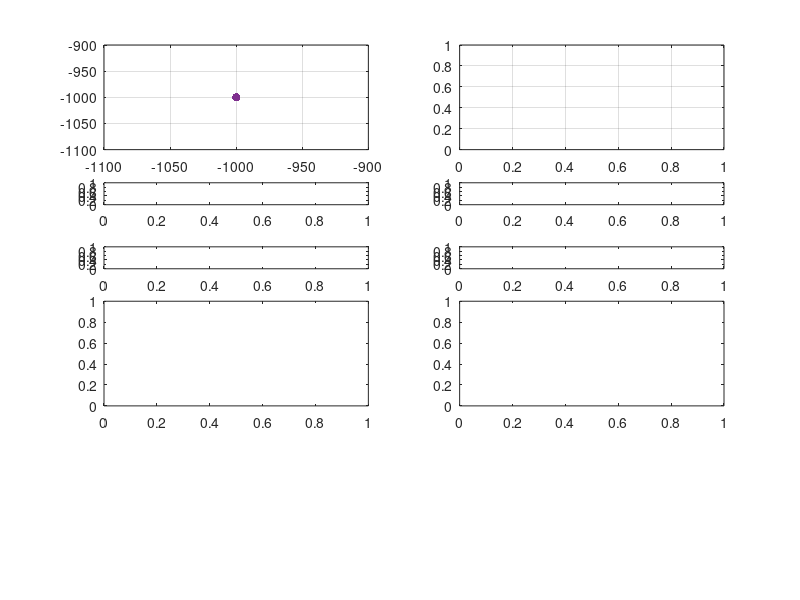

The MATLAB source for this figure: (Note: this script raises an error after producing the figure.)
%% %%%%% SET UP %%%%%%%%%%%%%%%%%%%%%%%%%%%%%%%%%%%%%%%%%%%%%%%%%%%%%%%%%%%
clear('all'); close('all'); addpath('../lib','../libmodels');

hname = pwd;

%% %%%%% SET UP MODELS %%%%%%%%%%%%%%%%%%%%%%%%%%%%%%%%%%%%%%%%%%%%%%%%%%%%
runintmax = 120;
tind = 6;

odesolver = @ode23s;
odeoptions = odeset();

%% %%%%% SET UP MODELS %%%%%%%%%%%%%%%%%%%%%%%%%%%%%%%%%%%%%%%%%%%%%%%%%%%%
model{1}.modelid = 'uber_or';
model{1}.Y0 = zeros(25,1);
model{1}.f = @(T, Y, X, Z) uber_or(T, Y, [X(2:9), X(2:9)], X(11:18), X(20:25), X(26:31), [X(10), X(19), Z(1), Z(2), X(44), X(32)], X(33:43), X(45:55));
model{1}.m1idx =  9;
model{1}.p1idx = 11;

model{2}.modelid = 'frag_or';
model{2}.Y0 = zeros(25,1);
model{2}.f = @(T, Y, X, Z) frag_or(T, Y, [X(2:9), X(2:9)], X(11:18), X(20:25), X(26:31), [ Z(1), Z(2), X(10), X(19), X(42)], X(32:41), X(43:53));
model{2}.m1idx = 14;
model{2}.p1idx = 16;

model{3}.modelid = 'sqtr_or';
model{3}.Y0 = zeros(23,1);
model{3}.f = @(T, Y, X, Z) sqtr_or(T, Y, [X(2:9), X(2:9)], X(11:18), X(20:25), X(26:31), [X(10), X(19), Z( 1), Z( 2), X(40), X(32)], X(33:39), X(41:51));
model{3}.m1idx =  9;
model{3}.p1idx = 11;

model{4}.modelid = 'op_or';
model{4}.Y0 = zeros(20,1);
model{4}.f = @(T, Y, X, Z) op_or(T, Y, [X(2:9), X(2:9)], X(11:18), X(20:25), X(26:31), [X(10), X(19), Z(1), Z(2), X(32)], [], X(33:43));
model{4}.m1idx =  9;
model{4}.p1idx = 11;

model{5}.modelid = 'var_frag_or';
model{5}.Y0 = zeros(25,1);
model{5}.f = @(T, Y, X, Z) var_frag_or(T, Y, [X(2:9), X(2:9)], X(11:18), X(20:25), X(26:31), [ Z(1), Z(2), X(10), X(19), X(42)], X(32:41), X(43:53));
model{5}.m1idx = 14;
model{5}.p1idx = 16;

model{6}.modelid = 'ortho_op_or';
model{6}.Y0 = zeros(20,1);
model{6}.f = @(T, Y, X, Z) ortho_op_or(T, Y, [X(2:9), X(2:9)], X(11:18), X(20:25), X(26:31), [X(10), X(19), Z(1), Z(2), X(32)], [], X(33:43));
model{6}.m1idx =  9;
model{6}.p1idx = 11;

%% %%%%% CHOOSE MODELS TO SIMULATE %%%%%%%%%%%%%%%%%%%%%%%%%%%%%%%%%%%%%%%%
topo{1}(1) = 1; mlim(1,:) = [0.995, 1.005]; plim(1,:) = [0.9, 1.1]; controllername{1}{1} = 'UBER-OR';
topo{1}(2) = 3; mlim(2,:) = [0.995, 1.005]; plim(2,:) = [0.9, 1.1]; controllername{1}{2} = 'SQTR-OR';
topo{1}(3) = 4; mlim(3,:) = [0.995, 1.005]; plim(3,:) = [0.9, 1.1]; controllername{1}{3} = 'OP-OR';

%% %%%%% ITERATE TOPOLOGIES %%%%%%%%%%%%%%%%%%%%%%%%%%%%%%%%%%%%%%%%%%%%%%%
for t = 1:length(topo)
    
    topo{t}
    
    fplot = figure('Units', 'centimeters', 'Position', [5 5 30 30]); legendnames = [];
    
    sp{1} = subplot(8, 2, [1, 3]); box('on'); hold('on'); grid('on'); % pbaspect([1 1 1]);
    sp{2} = subplot(8, 2, [2, 4]); box('on'); hold('on'); grid('on'); % pbaspect([1 1 1]);
    sp{3} = subplot(8, 2, 5); hold('on'); box('on');
    sp{4} = subplot(8, 2, 6); hold('on'); box('on');
    sp{5} = subplot(8, 2, 7); hold('on'); box('on');
    sp{6} = subplot(8, 2, 8); hold('on'); box('on');
    sp{7} = subplot(8, 2, [ 9, 11]); box('on'); hold('on');
    sp{8} = subplot(8, 2, [10, 12]); box('on'); hold('on');
    
    cmap = lines(7);
    cmap = [0.5 0.5 0.5; cmap([3:4],:)];
    
    % add legend
    for m = 1:length(topo{t})
        scatter(sp{1}, -1e3, -1e3, 'o', 'MarkerFaceColor', cmap(m,:), 'MarkerEdgeColor', 'none', 'MarkerFaceAlpha', 1);
    end
    
    for m = 1:length(topo{t})
                
        % make submodel
        submodel = model{topo{t}(m)}
        
        %% %%%%% PLOT ALL OUTPUTS %%%%%%%%%%%%%%%%%%%%%%%%%%%%%%%%%%%%%%%%%
        
        % load performance metrics
        load(['model_',submodel.modelid,'_different_metrics.mat'], 'couplingsort', 'coupling2dscore', 'proteinfinaloutput');
        couplingsort = couplingsort(1:200);
        coupling2dscore = coupling2dscore(1:200);
        proteinfinaloutput = proteinfinaloutput(1:200);
        
        scatter(sp{1}, couplingsort, coupling2dscore, 'o', 'MarkerFaceColor', cmap(m,:), 'MarkerEdgeColor', 'none', 'MarkerFaceAlpha', 1); % 0.33);
        set(sp{1}, 'YScale', 'log', 'XLim', [1, length(couplingsort)], 'XTick', [1, length(couplingsort)], 'YLim', [1e-3, 1e0]);
        xlabel(sp{1}, 'Design index (sorted)');
        ylabel(sp{1}, '2D score');
        scatter(sp{2}, proteinfinaloutput, coupling2dscore, 'o', 'MarkerFaceColor', cmap(m,:), 'MarkerEdgeColor', 'none', 'MarkerFaceAlpha', 1); % 0.33);
        set(sp{2}, 'XScale', 'log', 'YScale', 'log', 'XLim', [1e3, 1e6], 'YLim', [1e-3, 1e0]);
        xlabel(sp{2}, 'Final protein output (nM)');
        ylabel(sp{2}, '2D score');
        
        %% %%%%% SIMULATE PERFORMANCE %%%%%%%%%%%%%%%%%%%%%%%%%%%%%%%%%%%%%
        
        % load parameters
        load(['model_',submodel.modelid,'_best_controllers.mat'], 'bestX0');
        
        % select best parameters
        X = bestX0(1,:);
        
        % make ode functions
        f_0 = @(T, Y) submodel.f(T, Y, X, [   0,    0]);
        f_1 = @(T, Y) submodel.f(T, Y, X, [X(1),    0]);
        f_2 = @(T, Y) submodel.f(T, Y, X, [X(1), X(1)]);
        
        % simulate odes
        [T_0, Y_0] = odesolver(f_0, [- runintmax, 0], submodel.Y0, odeoptions);
        [T_0, Y_0] = odesolver(f_1, [- runintmax, 0], Y_0(end,:)', odeoptions);
        [T_1, Y_1] = odesolver(f_1, [0, tind], Y_0(end,:)', odeoptions);
        [T_2, Y_2] = odesolver(f_2, [max(T_1) + (1e-6), max(T_1) + 3*tind], Y_1(end,:)', odeoptions);
        T = [T_0; T_1; T_2];
        Y = [Y_0; Y_1; Y_2];
        
        hold(sp{2*m - 1}, 'on');
        if m == 1
            plot(sp{3}, T, Y(:,submodel.m1idx)./Y_1(end,submodel.m1idx), ':', 'Color', cmap(m,:), 'LineWidth', 2);
            plot(sp{5}, T, Y(:,submodel.m1idx)./Y_1(end,submodel.m1idx), ':', 'Color', cmap(m,:), 'LineWidth', 2);
        else
            plot(sp{2*m - 1}, T, Y(:,submodel.m1idx)./Y_1(end,submodel.m1idx), '-', 'Color', cmap(m,:), 'LineWidth', 2);
            set(sp{2*m - 1}, 'YLim', mlim(m,:), 'XLim', [0 max(T)]);
            ylabel(sp{2*m - 1}, '\Delta TX');
            set(sp{2*m - 1}, 'XTick', []);
        end
        if 2*m - 1 == 5
            set(sp{2*m - 1}, 'XTick', [0:12:max(T)]);
            xlabel(sp{2*m - 1}, 'Time (h)');
        end
        
        hold(sp{2*m}, 'on');
        if m == 1
            plot(sp{4}, T, Y(:,submodel.p1idx)./Y_1(end,submodel.p1idx), ':', 'Color', cmap(m,:), 'LineWidth', 2);
            plot(sp{6}, T, Y(:,submodel.p1idx)./Y_1(end,submodel.p1idx), ':', 'Color', cmap(m,:), 'LineWidth', 2);
        else
            plot(sp{2*m}, T, Y(:,submodel.p1idx)./Y_1(end,submodel.p1idx), '-', 'Color', cmap(m,:), 'LineWidth', 2);
            set(sp{2*m}, 'YLim', plim(m,:), 'XLim', [0, max(T)]);
            ylabel(sp{2*m}, '\Delta TL');
            set(sp{2*m}, 'XTick', []);
        end
        if 2*m == 6
            set(sp{2*m}, 'XTick', [0:12:max(T)]);
            xlabel(sp{2*m}, 'Time (h)');
        end
        
        bar(sp{7}, m, Y(end, submodel.m1idx), 'FaceColor', cmap(m,:));
        set(sp{7}, 'YScale', 'log', 'YLim', [1e3 10^6.5], 'XTick', 1:1:length(controllername{t}), 'XTickLabel', string(1:4)); % string(controllername{t}));
        ylabel(sp{7}, 'mRNA output (nM)');
        bar(sp{8}, m, Y(end, submodel.p1idx), 'FaceColor', cmap(m,:));
        set(sp{8}, 'YScale', 'log', 'YLim', [1e3 1e6], 'XTick', 1:1:length(controllername{t}), 'XTickLabel', string(1:4)); % string(controllername{t}));
        ylabel(sp{8}, 'Protein output (nM)');
        
    end
    
    for s = 1:length(sp)
        sp{s}.LineWidth = 1;
        sp{s}.FontSize = 12;
        sp{s}.FontWeight = 'bold';
    end
    
    legend(sp{1}, controllername{1}, 'NumColumns', 3, 'FontSize', 12);
    
end